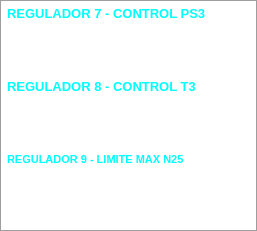
   <widget class="QFrame" name="frame_8">
    <property name="geometry">
     <rect>
      <x>512</x>
      <y>30</y>
      <width>257</width>
      <height>231</height>
     </rect>
    </property>
    <property name="styleSheet">
     <string notr="true">background-color: rgba(255, 255, 255, 0);
color: rgb(158, 158, 158);</string>
    </property>
    <property name="frameShape">
     <enum>QFrame::Panel</enum>
    </property>
    <property name="frameShadow">
     <enum>QFrame::Plain</enum>
    </property>
    <widget class="QLabel" name="label_156">
     <property name="geometry">
      <rect>
       <x>7</x>
       <y>5</y>
       <width>241</width>
       <height>16</height>
      </rect>
     </property>
     <property name="font">
      <font>
       <pointsize>10</pointsize>
       <weight>75</weight>
       <bold>true</bold>
      </font>
     </property>
     <property name="styleSheet">
      <string notr="true">color: rgb(0, 255, 255);</string>
     </property>
     <property name="text">
      <string>REGULADOR 7 - CONTROL PS3</string>
     </property>
    </widget>
    <widget class="QLabel" name="label_157">
     <property name="geometry">
      <rect>
       <x>7</x>
       <y>78</y>
       <width>241</width>
       <height>16</height>
      </rect>
     </property>
     <property name="font">
      <font>
       <pointsize>10</pointsize>
       <weight>75</weight>
       <bold>true</bold>
      </font>
     </property>
     <property name="styleSheet">
      <string notr="true">color: rgb(0, 255, 255);</string>
     </property>
     <property name="text">
      <string>REGULADOR 8 - CONTROL T3</string>
     </property>
    </widget>
    <widget class="QLabel" name="label_158">
     <property name="geometry">
      <rect>
       <x>7</x>
       <y>151</y>
       <width>241</width>
       <height>16</height>
      </rect>
     </property>
     <property name="font">
      <font>
       <pointsize>8</pointsize>
       <weight>75</weight>
       <bold>true</bold>
      </font>
     </property>
     <property name="styleSheet">
      <string notr="true">color: rgb(0, 255, 255);</string>
     </property>
     <property name="text">
      <string>REGULADOR 9 - LIMITE MAX N25</string>
     </property>
    </widget>
    <widget class="QLabel" name="lbPS3REFT">
     <property name="geometry">
      <rect>
       <x>10</x>
       <y>33</y>
       <width>68</width>
       <height>16</height>
      </rect>
     </property>
     <property name="font">
      <font>
       <pointsize>10</pointsize>
      </font>
     </property>
     <property name="styleSheet">
      <string notr="true">color: rgb(255, 255, 255);</string>
     </property>
     <property name="text">
      <string>PS3REF</string>
     </property>
     <property name="alignment">
      <set>Qt::AlignLeading|Qt::AlignLeft|Qt::AlignVCenter</set>
     </property>
    </widget>
    <widget class="QLabel" name="lbPS3SELU">
     <property name="geometry">
      <rect>
       <x>133</x>
       <y>20</y>
       <width>41</width>
       <height>16</height>
      </rect>
     </property>
     <property name="font">
      <font>
       <pointsize>10</pointsize>
      </font>
     </property>
     <property name="styleSheet">
      <string notr="true">color: rgb(255, 255, 255);</string>
     </property>
     <property name="text">
      <string>PSI</string>
     </property>
     <property name="alignment">
      <set>Qt::AlignCenter</set>
     </property>
    </widget>
    <widget class="QLabel" name="lbPS3SELT">
     <property name="geometry">
      <rect>
       <x>10</x>
       <y>20</y>
       <width>68</width>
       <height>16</height>
      </rect>
     </property>
     <property name="font">
      <font>
       <pointsize>10</pointsize>
      </font>
     </property>
     <property name="styleSheet">
      <string notr="true">color: rgb(255, 255, 255);</string>
     </property>
     <property name="text">
      <string>PS3SEL</string>
     </property>
     <property name="alignment">
      <set>Qt::AlignLeading|Qt::AlignLeft|Qt::AlignVCenter</set>
     </property>
    </widget>
    <widget class="QLabel" name="lbPS3PRX">
     <property name="geometry">
      <rect>
       <x>85</x>
       <y>48</y>
       <width>40</width>
       <height>16</height>
      </rect>
     </property>
     <property name="font">
      <font>
       <pointsize>10</pointsize>
      </font>
     </property>
     <property name="styleSheet">
      <string notr="true">color: rgb(255, 255, 255);</string>
     </property>
     <property name="text">
      <string>0</string>
     </property>
     <property name="alignment">
      <set>Qt::AlignCenter</set>
     </property>
    </widget>
    <widget class="QLabel" name="lbPS3PRXT">
     <property name="geometry">
      <rect>
       <x>8</x>
       <y>48</y>
       <width>68</width>
       <height>16</height>
      </rect>
     </property>
     <property name="font">
      <font>
       <pointsize>10</pointsize>
      </font>
     </property>
     <property name="styleSheet">
      <string notr="true">color: rgb(255, 255, 255);</string>
     </property>
     <property name="text">
      <string>PS3PRX</string>
     </property>
     <property name="alignment">
      <set>Qt::AlignLeading|Qt::AlignLeft|Qt::AlignVCenter</set>
     </property>
    </widget>
    <widget class="QLabel" name="lbPS3SEL">
     <property name="geometry">
      <rect>
       <x>85</x>
       <y>20</y>
       <width>40</width>
       <height>16</height>
      </rect>
     </property>
     <property name="font">
      <font>
       <pointsize>10</pointsize>
      </font>
     </property>
     <property name="styleSheet">
      <string notr="true">color: rgb(255, 255, 255);</string>
     </property>
     <property name="text">
      <string>0</string>
     </property>
     <property name="alignment">
      <set>Qt::AlignCenter</set>
     </property>
    </widget>
    <widget class="QLabel" name="lbPS3REFU">
     <property name="geometry">
      <rect>
       <x>133</x>
       <y>33</y>
       <width>41</width>
       <height>16</height>
      </rect>
     </property>
     <property name="font">
      <font>
       <pointsize>10</pointsize>
      </font>
     </property>
     <property name="styleSheet">
      <string notr="true">color: rgb(255, 255, 255);</string>
     </property>
     <property name="text">
      <string>PSI</string>
     </property>
     <property name="alignment">
      <set>Qt::AlignCenter</set>
     </property>
    </widget>
    <widget class="QLabel" name="lbPS3REF">
     <property name="geometry">
      <rect>
       <x>85</x>
       <y>33</y>
       <width>40</width>
       <height>16</height>
      </rect>
     </property>
     <property name="font">
      <font>
       <pointsize>10</pointsize>
      </font>
     </property>
     <property name="styleSheet">
      <string notr="true">color: rgb(255, 255, 255);</string>
     </property>
     <property name="text">
      <string>0</string>
     </property>
     <property name="alignment">
      <set>Qt::AlignCenter</set>
     </property>
    </widget>
    <widget class="QLabel" name="lbPS3PRXU">
     <property name="geometry">
      <rect>
       <x>133</x>
       <y>48</y>
       <width>41</width>
       <height>16</height>
      </rect>
     </property>
     <property name="font">
      <font>
       <pointsize>10</pointsize>
      </font>
     </property>
     <property name="styleSheet">
      <string notr="true">color: rgb(255, 255, 255);</string>
     </property>
     <property name="text">
      <string>%</string>
     </property>
     <property name="alignment">
      <set>Qt::AlignCenter</set>
     </property>
    </widget>
    <widget class="QLabel" name="lbT3HPRXU">
     <property name="geometry">
      <rect>
       <x>133</x>
       <y>120</y>
       <width>41</width>
       <height>16</height>
      </rect>
     </property>
     <property name="font">
      <font>
       <pointsize>10</pointsize>
      </font>
     </property>
     <property name="styleSheet">
      <string notr="true">color: rgb(255, 255, 255);</string>
     </property>
     <property name="text">
      <string>%</string>
     </property>
     <property name="alignment">
      <set>Qt::AlignCenter</set>
     </property>
    </widget>
    <widget class="QLabel" name="lbT3HPRX">
     <property name="geometry">
      <rect>
       <x>85</x>
       <y>120</y>
       <width>40</width>
       <height>16</height>
      </rect>
     </property>
     <property name="font">
      <font>
       <pointsize>10</pointsize>
      </font>
     </property>
     <property name="styleSheet">
      <string notr="true">color: rgb(255, 255, 255);</string>
     </property>
     <property name="text">
      <string>0</string>
     </property>
     <property name="alignment">
      <set>Qt::AlignCenter</set>
     </property>
    </widget>
    <widget class="QLabel" name="lbT3HREFU">
     <property name="geometry">
      <rect>
       <x>133</x>
       <y>105</y>
       <width>41</width>
       <height>16</height>
      </rect>
     </property>
     <property name="font">
      <font>
       <pointsize>10</pointsize>
      </font>
     </property>
     <property name="styleSheet">
      <string notr="true">color: rgb(255, 255, 255);</string>
     </property>
     <property name="text">
      <string>°F</string>
     </property>
     <property name="alignment">
      <set>Qt::AlignCenter</set>
     </property>
    </widget>
    <widget class="QLabel" name="lbT3HREFT">
     <property name="geometry">
      <rect>
       <x>10</x>
       <y>105</y>
       <width>68</width>
       <height>16</height>
      </rect>
     </property>
     <property name="font">
      <font>
       <pointsize>10</pointsize>
      </font>
     </property>
     <property name="styleSheet">
      <string notr="true">color: rgb(255, 255, 255);</string>
     </property>
     <property name="text">
      <string>T3HREF</string>
     </property>
     <property name="alignment">
      <set>Qt::AlignLeading|Qt::AlignLeft|Qt::AlignVCenter</set>
     </property>
    </widget>
    <widget class="QLabel" name="lbT3SEL">
     <property name="geometry">
      <rect>
       <x>85</x>
       <y>92</y>
       <width>40</width>
       <height>16</height>
      </rect>
     </property>
     <property name="font">
      <font>
       <pointsize>10</pointsize>
      </font>
     </property>
     <property name="styleSheet">
      <string notr="true">color: rgb(255, 255, 255);</string>
     </property>
     <property name="text">
      <string>0</string>
     </property>
     <property name="alignment">
      <set>Qt::AlignCenter</set>
     </property>
    </widget>
    <widget class="QLabel" name="lbT3HPRXT">
     <property name="geometry">
      <rect>
       <x>8</x>
       <y>120</y>
       <width>68</width>
       <height>16</height>
      </rect>
     </property>
     <property name="font">
      <font>
       <pointsize>10</pointsize>
      </font>
     </property>
     <property name="styleSheet">
      <string notr="true">color: rgb(255, 255, 255);</string>
     </property>
     <property name="text">
      <string>T3HPRX</string>
     </property>
     <property name="alignment">
      <set>Qt::AlignLeading|Qt::AlignLeft|Qt::AlignVCenter</set>
     </property>
    </widget>
    <widget class="QLabel" name="lbT3SELU">
     <property name="geometry">
      <rect>
       <x>133</x>
       <y>92</y>
       <width>41</width>
       <height>16</height>
      </rect>
     </property>
     <property name="font">
      <font>
       <pointsize>10</pointsize>
      </font>
     </property>
     <property name="styleSheet">
      <string notr="true">color: rgb(255, 255, 255);</string>
     </property>
     <property name="text">
      <string>°F</string>
     </property>
     <property name="alignment">
      <set>Qt::AlignCenter</set>
     </property>
    </widget>
    <widget class="QLabel" name="lbT3HREF">
     <property name="geometry">
      <rect>
       <x>85</x>
       <y>105</y>
       <width>40</width>
       <height>16</height>
      </rect>
     </property>
     <property name="font">
      <font>
       <pointsize>10</pointsize>
      </font>
     </property>
     <property name="styleSheet">
      <string notr="true">color: rgb(255, 255, 255);</string>
     </property>
     <property name="text">
      <string>0</string>
     </property>
     <property name="alignment">
      <set>Qt::AlignCenter</set>
     </property>
    </widget>
    <widget class="QLabel" name="lbT3SELT">
     <property name="geometry">
      <rect>
       <x>10</x>
       <y>92</y>
       <width>68</width>
       <height>16</height>
      </rect>
     </property>
     <property name="font">
      <font>
       <pointsize>10</pointsize>
      </font>
     </property>
     <property name="styleSheet">
      <string notr="true">color: rgb(255, 255, 255);</string>
     </property>
     <property name="text">
      <string>T3SEL</string>
     </property>
     <property name="alignment">
      <set>Qt::AlignLeading|Qt::AlignLeft|Qt::AlignVCenter</set>
     </property>
    </widget>
    <widget class="QLabel" name="lbN25HPRXU">
     <property name="geometry">
      <rect>
       <x>130</x>
       <y>190</y>
       <width>41</width>
       <height>16</height>
      </rect>
     </property>
     <property name="font">
      <font>
       <pointsize>10</pointsize>
      </font>
     </property>
     <property name="styleSheet">
      <string notr="true">color: rgb(255, 255, 255);</string>
     </property>
     <property name="text">
      <string>%</string>
     </property>
     <property name="alignment">
      <set>Qt::AlignCenter</set>
     </property>
    </widget>
    <widget class="QLabel" name="lbN25HPRX">
     <property name="geometry">
      <rect>
       <x>82</x>
       <y>190</y>
       <width>40</width>
       <height>16</height>
      </rect>
     </property>
     <property name="font">
      <font>
       <pointsize>10</pointsize>
      </font>
     </property>
     <property name="styleSheet">
      <string notr="true">color: rgb(255, 255, 255);</string>
     </property>
     <property name="text">
      <string>0</string>
     </property>
     <property name="alignment">
      <set>Qt::AlignCenter</set>
     </property>
    </widget>
    <widget class="QLabel" name="lbN25SEL_2">
     <property name="geometry">
      <rect>
       <x>82</x>
       <y>162</y>
       <width>40</width>
       <height>16</height>
      </rect>
     </property>
     <property name="font">
      <font>
       <pointsize>10</pointsize>
      </font>
     </property>
     <property name="styleSheet">
      <string notr="true">color: rgb(255, 255, 255);</string>
     </property>
     <property name="text">
      <string>0</string>
     </property>
     <property name="alignment">
      <set>Qt::AlignCenter</set>
     </property>
    </widget>
    <widget class="QLabel" name="lbN25SELT_2">
     <property name="geometry">
      <rect>
       <x>7</x>
       <y>162</y>
       <width>68</width>
       <height>16</height>
      </rect>
     </property>
     <property name="font">
      <font>
       <pointsize>10</pointsize>
      </font>
     </property>
     <property name="styleSheet">
      <string notr="true">color: rgb(255, 255, 255);</string>
     </property>
     <property name="text">
      <string>N25SEL</string>
     </property>
     <property name="alignment">
      <set>Qt::AlignLeading|Qt::AlignLeft|Qt::AlignVCenter</set>
     </property>
    </widget>
    <widget class="QLabel" name="lbN25HREF">
     <property name="geometry">
      <rect>
       <x>82</x>
       <y>175</y>
       <width>40</width>
       <height>16</height>
      </rect>
     </property>
     <property name="font">
      <font>
       <pointsize>10</pointsize>
      </font>
     </property>
     <property name="styleSheet">
      <string notr="true">color: rgb(255, 255, 255);</string>
     </property>
     <property name="text">
      <string>0</string>
     </property>
     <property name="alignment">
      <set>Qt::AlignCenter</set>
     </property>
    </widget>
    <widget class="QLabel" name="lbN25HREFU">
     <property name="geometry">
      <rect>
       <x>130</x>
       <y>175</y>
       <width>41</width>
       <height>16</height>
      </rect>
     </property>
     <property name="font">
      <font>
       <pointsize>10</pointsize>
      </font>
     </property>
     <property name="styleSheet">
      <string notr="true">color: rgb(255, 255, 255);</string>
     </property>
     <property name="text">
      <string>RPM</string>
     </property>
     <property name="alignment">
      <set>Qt::AlignCenter</set>
     </property>
    </widget>
    <widget class="QLabel" name="lbN25HREFT">
     <property name="geometry">
      <rect>
       <x>7</x>
       <y>175</y>
       <width>68</width>
       <height>16</height>
      </rect>
     </property>
     <property name="font">
      <font>
       <pointsize>10</pointsize>
      </font>
     </property>
     <property name="styleSheet">
      <string notr="true">color: rgb(255, 255, 255);</string>
     </property>
     <property name="text">
      <string>N25HREF</string>
     </property>
     <property name="alignment">
      <set>Qt::AlignLeading|Qt::AlignLeft|Qt::AlignVCenter</set>
     </property>
    </widget>
    <widget class="QLabel" name="lbN25HPRXT">
     <property name="geometry">
      <rect>
       <x>5</x>
       <y>190</y>
       <width>68</width>
       <height>16</height>
      </rect>
     </property>
     <property name="font">
      <font>
       <pointsize>10</pointsize>
      </font>
     </property>
     <property name="styleSheet">
      <string notr="true">color: rgb(255, 255, 255);</string>
     </property>
     <property name="text">
      <string>N25HPRX</string>
     </property>
     <property name="alignment">
      <set>Qt::AlignLeading|Qt::AlignLeft|Qt::AlignVCenter</set>
     </property>
    </widget>
    <widget class="QLabel" name="lbN25SELU_2">
     <property name="geometry">
      <rect>
       <x>130</x>
       <y>162</y>
       <width>41</width>
       <height>16</height>
      </rect>
     </property>
     <property name="font">
      <font>
       <pointsize>10</pointsize>
      </font>
     </property>
     <property name="styleSheet">
      <string notr="true">color: rgb(255, 255, 255);</string>
     </property>
     <property name="text">
      <string>RPM</string>
     </property>
     <property name="alignment">
      <set>Qt::AlignCenter</set>
     </property>
    </widget>
   </widget>
